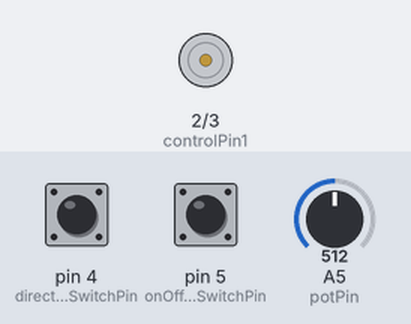
Recording of a program running on a simulated Arduino Uno, built with avr-gcc and run on an emulated ATmega328P. Parts: motor-driver pin pairs drawn as motors (green arrow = first pin HIGH = forward, orange = second pin HIGH = backward, longer = more drive, scaled by the enable pin). Inputs (shaded band) come from the test bench; at power-on: pin 4 (directionSwitchPin) LOW, pin 5 (onOffSwitchStateSwitchPin) LOW, A5 (potPin) = 512.

Above: at 1.2 s.
1.3 s: pin 4 (directionSwitchPin) pulled HIGH for 0.15 s
2.9 s: pin 5 (onOffSwitchStateSwitchPin) pulled HIGH for 0.15 s
At 4.1 s:
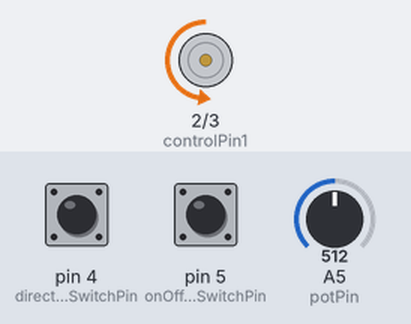
4.5 s: A5 (potPin) set to 716
At 5.4 s:
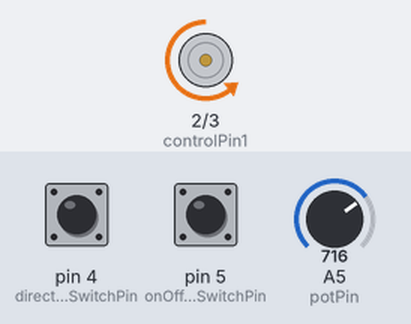
6.0 s: A5 (potPin) set to 900
At 6.5 s:
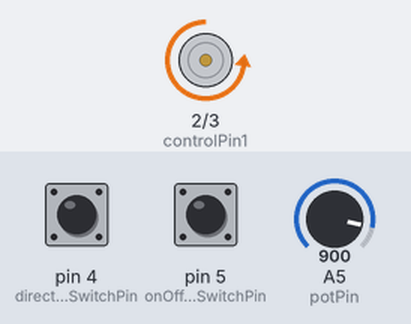
7.5 s: pin 4 (directionSwitchPin) pulled HIGH for 1 s
At 8.9 s:
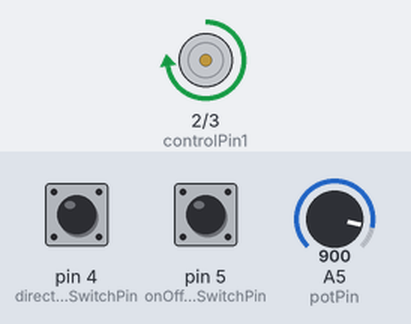
10.0 s: A5 (potPin) set to 511
At 10.8 s:
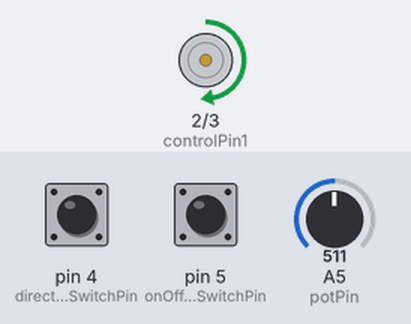
Timing chart, 0 to 12.5 s (numbered marks = the images above; inputs shaded):
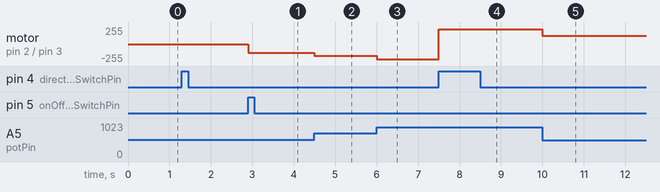

The program:

main.cpp
```cpp
#include <Arduino.h>

const int controlPin1 = 2;// the control pins will carry the logic - direction to turn and applied to the H-Bridge
const int controlPin2 = 3;
const int enablePin = 9; // attached to the pin EN
const int directionSwitchPin = 4;// 4 and 5 carry the values of buttonSwitches
const int onOffSwitchStateSwitchPin = 5;
const int potPin = A5; // analogic signal, because it is a potentiometer delivering continuous values
int onOffSwitchState = 0;
int previousOnOffSwitchState = 0;
int directionSwitchState = 0;
int previousDirectionSwitchState = 0;

int motorEnabled = 0;
int motorSpeed = 0;
int motorDirection = 1;
void setup() {
  pinMode(directionSwitchPin,INPUT);
  pinMode(onOffSwitchStateSwitchPin,INPUT);
  pinMode(controlPin1,OUTPUT);
  pinMode(controlPin2,OUTPUT);
  pinMode(enablePin,OUTPUT);


  digitalWrite(enablePin,LOW);// the motor initializes at OFF
}
void loop() {
  onOffSwitchState = digitalRead(onOffSwitchStateSwitchPin);
  delay(1);
  directionSwitchState = digitalRead(directionSwitchPin);
  motorSpeed = analogRead(potPin)/4;

  if(onOffSwitchState != previousOnOffSwitchState){ // this part allows the user to have the motor spin without having to hold the button itself. Otherwise we should keep pressing the button switch to turn the motor.
    if(onOffSwitchState ==HIGH){ // if the user presses the button, the state changes. Otherwise, it remains unchanged.
      motorEnabled = !motorEnabled;
    }
  }
  if (directionSwitchState != previousDirectionSwitchState) { // analagous to OnOffSwitchState
    if (directionSwitchState == HIGH) {
      motorDirection = !motorDirection;
    }
  }
  if(motorDirection == 1){ // If the Direction is 1, turn left.
    digitalWrite(controlPin1, HIGH);
    digitalWrite(controlPin2, LOW);
  }
  else {  // If the Direction is 0, turn right.
    digitalWrite(controlPin1, LOW);
    digitalWrite(controlPin2, HIGH);
  }

  if(motorEnabled == 1) { // If the motor should be enabled, set EN to HIGH and the motorSpeed indicated by the Potentiometer
    analogWrite(enablePin, motorSpeed);
  }
  else {
    analogWrite(enablePin, 0); // If the motor is turned Off, set EN to LOW
  }

  previousDirectionSwitchState = directionSwitchState; // These lines are very important to keep the current state!
  previousOnOffSwitchState = onOffSwitchState;
}
```

Measured:
- after the input at 2.9 s, motor on pin 2 (controlPin1) / pin 3 (controlPin2): stopped → backward 128/255 at once
- after the input at 4.5 s, motor on pin 2 (controlPin1) / pin 3 (controlPin2): backward 128/255 → backward 179/255 at once
- after the input at 6.0 s, motor on pin 2 (controlPin1) / pin 3 (controlPin2): backward 179/255 → backward 225/255 at once
- after the input at 7.5 s, motor on pin 2 (controlPin1) / pin 3 (controlPin2): backward 225/255 → forward 225/255 at once
- after the input at 10.0 s, motor on pin 2 (controlPin1) / pin 3 (controlPin2): forward 225/255 → forward 127/255 at once
